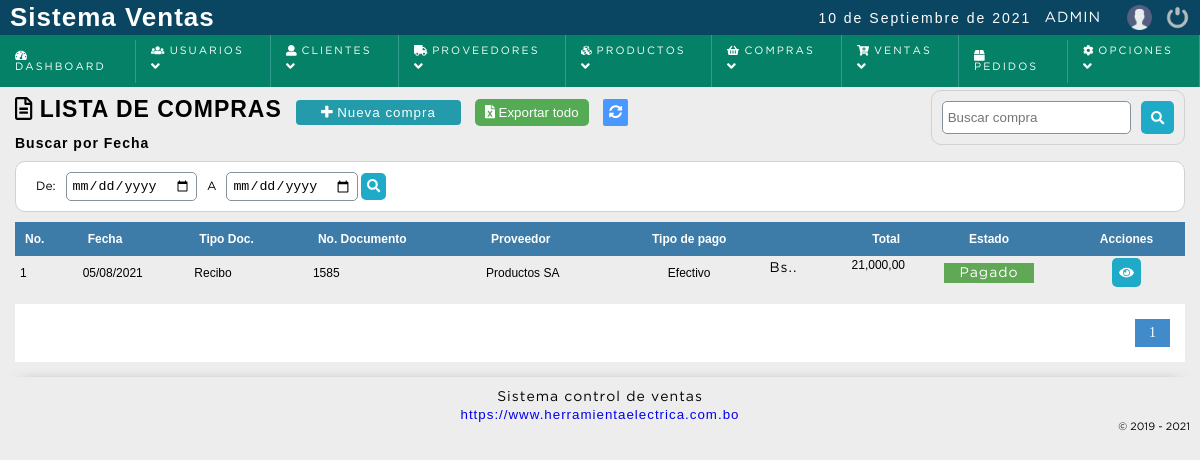
The app's page /sistema/compras/compras.php (signed in), older data.
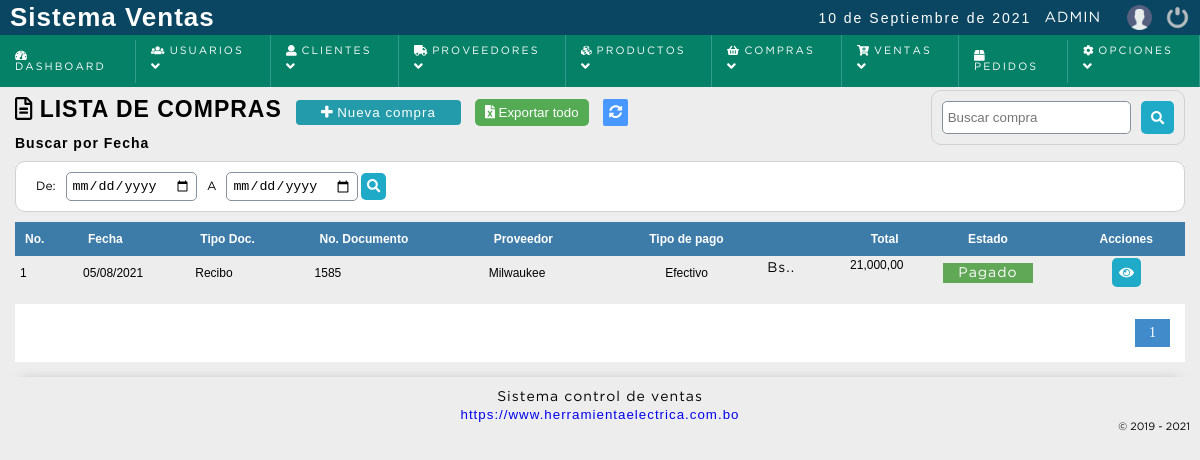
The same page, newer data.
### tables this page shows
CREATE TABLE `compra` (
  `id_compra` int(11) NOT NULL,
  `documento_id` bigint(11) NOT NULL,
  `no_documento` int(11) NOT NULL,
  `serie` varchar(5) NOT NULL,
  `fecha_compra` datetime NOT NULL DEFAULT current_timestamp(),
  `proveedor_id` bigint(20) NOT NULL,
  `tipopago_id` int(11) NOT NULL,
  `total` decimal(10,2) NOT NULL,
  `usuario` bigint(20) NOT NULL,
  `dateadd` datetime NOT NULL DEFAULT current_timestamp(),
  `estatus` int(11) NOT NULL DEFAULT 1
);

CREATE TABLE `proveedor` (
  `codproveedor` int(11) NOT NULL,
  `nit` varchar(20) NOT NULL,
  `proveedor` varchar(100) DEFAULT NULL,
  `contacto` varchar(100) DEFAULT NULL,
  `telefono` bigint(11) DEFAULT NULL,
  `correo` varchar(100) NOT NULL,
  `direccion` text DEFAULT NULL,
  `date_add` datetime NOT NULL DEFAULT current_timestamp(),
  `usuario_id` int(11) NOT NULL,
  `estatus` int(11) NOT NULL DEFAULT 1
);

CREATE TABLE `tipo_documento` (
  `id_tipodocumento` int(11) NOT NULL,
  `documento` varchar(255) NOT NULL,
  `descripcion` text NOT NULL,
  `dateadd` datetime NOT NULL DEFAULT current_timestamp(),
  `usuario_id` bigint(20) NOT NULL,
  `estatus` int(11) NOT NULL DEFAULT 1
);

CREATE TABLE `tipo_pago` (
  `id_tipopago` int(11) NOT NULL,
  `tipo_pago` varchar(50) NOT NULL,
  `descripcion` text NOT NULL,
  `date_add` datetime NOT NULL DEFAULT current_timestamp(),
  `estatus` int(11) NOT NULL DEFAULT 1
);

### sistema/includes/functions.php (called while the page is built, shortened)
<?php
	function decrypt($string, $key) {
	   $result = '';
	   $string = base64_decode($string);
	   for($i=0; $i<strlen($string); $i++) {
	      $char = substr($string, $i, 1);
	      $keychar = substr($key, ($i % strlen($key))-1, 1);
	      $char = chr(ord($char)-ord($keychar));
	      $result.=$char;
	   }
	   return $result;
	}
	function formatCant($cantidad){
		$cantidad = number_format($cantidad,2,SPD,SPM);
		return $cantidad;
	}
 ?>

### sistema/compras/compras.php (the view, shortened to what this page needs)
<?php
	include "../../conexion.php";
	$sql_registe = mysqli_query($conection,"SELECT COUNT(*) as total_registro FROM compra");
	$result_register = mysqli_fetch_array($sql_registe);
	$total_registro = $result_register['total_registro'];
	$por_pagina = 200;
	if(empty($_GET['pagina']))
	{
		$pagina = 1;
	}else{
		$pagina = $_GET['pagina'];
	}
	$desde = ($pagina-1) * $por_pagina;
	$total_paginas = ceil($total_registro / $por_pagina);
	$query = mysqli_query($conection,"SELECT c.id_compra,DATE_FORMAT(c.fecha_compra, '%d/%m/%Y') as fecha,d.documento,c.serie,c.no_documento,c.proveedor_id,p.proveedor,tp.tipo_pago,c.total,c.estatus
										FROM compra c
										INNER JOIN tipo_documento d
										ON c.documento_id = d.id_tipodocumento
										INNER JOIN proveedor p
										ON c.proveedor_id = p.codproveedor
										INNER JOIN tipo_pago tp
										ON c.tipopago_id = tp.id_tipopago
										WHERE c.estatus != 10
									  	ORDER BY c.id_compra DESC LIMIT $desde,$por_pagina
		");
 ?>
<!DOCTYPE html>
<html lang="en">
<head>
	<?php include "../includes/scripts.php"; ?>
</head>
<body>
	<?php include "../includes/header.php"; ?>
	<section id="container">
		<h1><i class="far fa-file-alt"></i> Lista de compras</h1>
		<a href="nueva_compra.php" class="btn_new"><i class="fas fa-plus"></i></i> Nueva compra</a>
		<?php if($result > 0){ ?>
		<form action="exportar.php" method="post" class="formExport" >
			<button type="submit" class="bntExport"> <i class="fas fa-file-excel"></i> Exportar todo</button>
		</form>
	<?php } ?>
		<a href="index.php" class="btnRefresh"><i class="fas fa-sync-alt" title="Actualizar"></i></a>
		<form action="buscar_compra.php" method="get" class="form_search">
			<input type="text" name="busqueda" id="busqueda" placeholder="Buscar compra">
			<button type="submit" class="btn_search"><i class="fas fa-search"></i></button>
		</form>
		<div>
			<h5>Buscar por Fecha</h5>
			<form action="buscar_compra.php" method="get" class="form_search_date">
				<label>De: </label>
				<input type="date" name="fecha_de" id="fecha_de" required>
				<label> A </label>
				<input type="date" name="fecha_a" id="fecha_a" required>
				<button type="submit" class="btn_view"><i class="fas fa-search"></i></button>
			</form>
		</div>
	<div class="containerTable">
		<table>
			<tr>
				<th>No.</th>
				<th>Fecha</th>
				<th>Tipo Doc.</th>
				<th>No. Documento</th>
				<th>Proveedor</th>
				<th class="textcenter">Tipo de pago</th>
				<th class="textright">Total</th>
				<th class="textcenter">Estado</th>
				<th class="textcenter">Acciones</th>
			</tr>
		<?php
			if($result > 0){
				while ($data = mysqli_fetch_array($query)) {
					if($data["estatus"] == 1){
						$estado = '<span class="pagada">Pagado</span>';
					}else{
						$estado = '<span class="anulada">Anulado</span>';
					}
			?>
				<tr id="row_<?php echo $data["id_compra"]; ?>">
					<td><?php echo $data["id_compra"]; ?></td>
					<td><?php echo $data["fecha"]; ?></td>
					<td><?php echo $data["documento"]; ?></td>
					<td><?php echo $data["no_documento"]; ?></td>
					<td><?php echo $data["proveedor"]; ?></td>
					<td class="textcenter"><?php echo $data['tipo_pago']; ?></td>
					<td class="textright totalfactura"><span><?= SIMBOLO_MONEDA ?>.</span><?php echo formatCant($data["total"]); ?></td>
					<td class="estado textcenter"><?php echo $estado; ?></td>
					<td class="textcenter">
						<button title="Ver compra" class="btn_view view_compra" type="button" onClick="viewCompra(<?php echo $data["id_compra"];?>)" ><i class="fas fa-eye"></i></button>
					</td>
				</tr>
		<?php
				}
			}else{
				echo '<tr><td colspan="9" align="center"><p><strong>No hay datos para mostrar</strong></p></td></tr>';
			}
		 ?>
		</table>
	</div>
	<?php
		if($total_registro != 0)
		{
	?>
		<div class="paginador">
			<ul>
			<?php
				for ($i=1; $i <= $total_paginas; $i++) {
					if($i == $pagina)
					{
						echo '<li class="pageSelected">'.$i.'</li>';
					}else{
						echo '<li><a href="?pagina='.$i.'">'.$i.'</a></li>';
					}
				}
			 ?>
			</ul>
		</div>
	<?php } ?>
	</section>
	<?php include "../includes/footer.php"; ?>
</body>
</html>

Row changes from the older to the newer data that the page shows:
changed through a linked row, compra "Recibo": proveedor.proveedor "Productos SA" → "Milwaukee"
